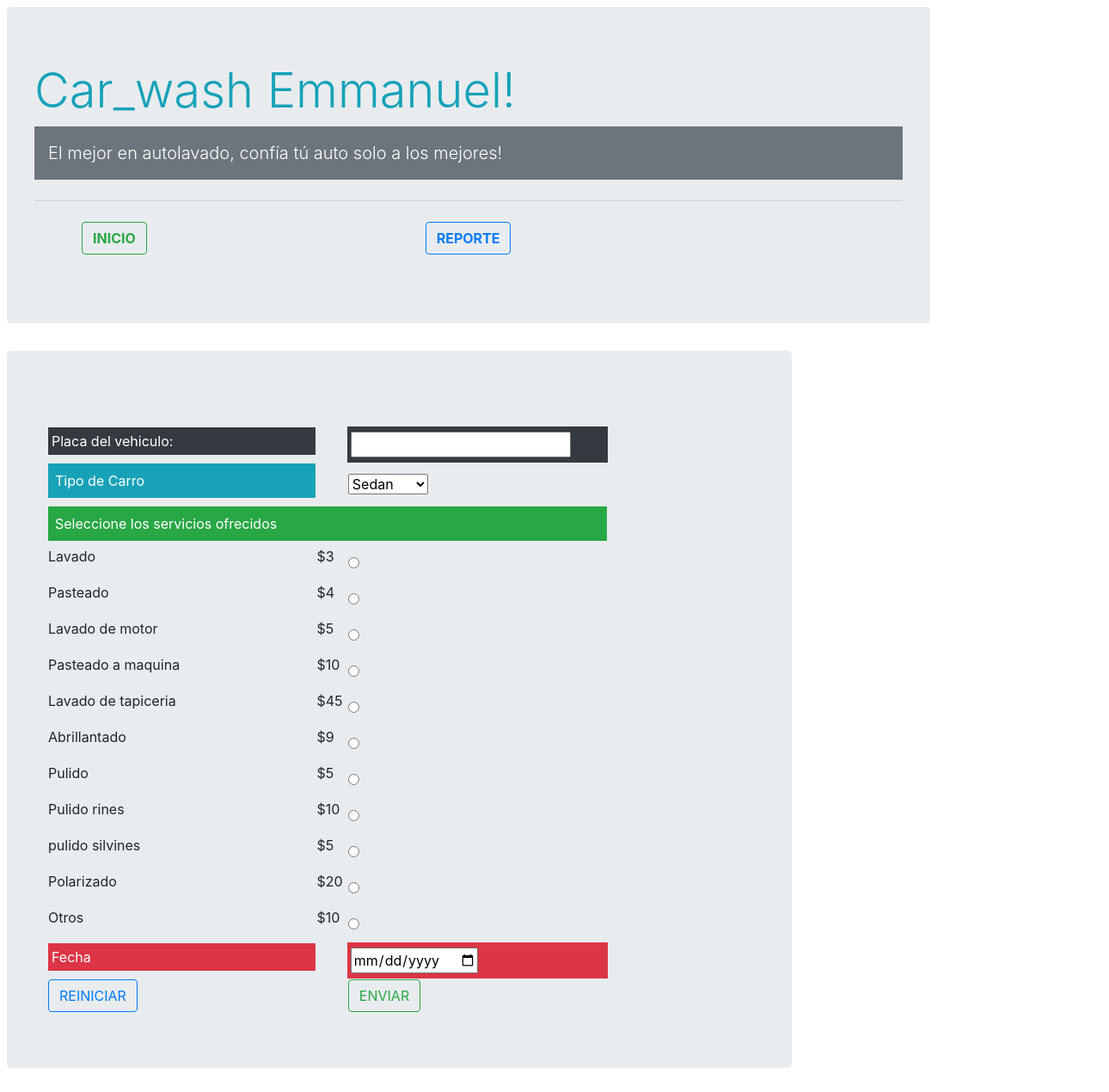
The page / on the database its author committed.
### tables this page shows
CREATE TABLE IF NOT EXISTS `servicios` (
  `id` int(11) NOT NULL AUTO_INCREMENT,
  `servicios` varchar(100) NOT NULL,
  `listaprecio` varchar(100) NOT NULL,
  `precios` int(11) NOT NULL,
  PRIMARY KEY (`id`)
);

### index.php (the view, shortened to what this page needs)
<?php
   require("conexion.php");
?>
<!DOCTYPE html>
<html lang="es">
<head>
    <link rel="stylesheet" href="estilo.css">
    <link rel="stylesheet" href="https://stackpath.bootstrapcdn.com/bootstrap/4.3.1/css/bootstrap.min.css">
</head>
<body>
    <nav>
        <div class="jumbotron">
                <h1 class="display-4 text-info" >Car_wash Emmanuel!</h1>
                <p class="lead p-3 mb-2 bg-secondary text-white">El mejor en autolavado, confía tú auto solo a los mejores!</p>
                <hr class="my-4">
            <div class="container">
                <ul>
                    <div class="row">
                        <div class="col-md-6 ">
                            <li><a href="index.php" class="btn btn-outline-success"><strong>INICIO</strong></a></li>
                        </div>
                        <div class = "col-md-6">
                            <li><a href="consulta.php" class="btn btn-outline-primary" ><strong>REPORTE</strong></a></li>
                        </div>
                    </div>
                </ul>
            </div>
        </div>
    </nav>
    <section>
        <article>
            <form action="logica.php" method="post">
                    <div class="jumbotron">
                        <div class="container">
                            <table width="652">
                                <tr>
                                    <td width="301"><p for="" class="p-1 mb-2 bg-dark text-white">Placa del vehiculo:</p></td>
                                    <td width="35">&nbsp;</td>
                                    <td width="292" class="p-1 mb-2 bg-dark text-white"><input type="text" name="placa" id="" required></tr>
                                <tr>
                                    <td><p for="" class="p-2 mb-2 bg-info text-white">Tipo de Carro</p></td>
                                    <td>&nbsp;</td>
                                    <td>
                                    <select name="tipo_carro" id="">
                                        <option value="sedan">Sedan</option>
                                    </select>
                                    </td>
                                </tr>
                                <tr>
                                    <td  colspan="3"><p for="" class="p-2 mb-1 bg-success text-white">Seleccione los servicios ofrecidos</p></td>
                                </tr>
                                    <?php
                                        $consulta = "SELECT * FROM servicios";
                                        $resultado = mysqli_query($conexion,$consulta);
                                        while ($fila = mysqli_fetch_array($resultado)) {
                                    ?>
                                <tr>
                                    <td> <?php echo "<p>".$fila['servicios']."</p>"?></td>
                                    <td><?php echo "<p>$". $fila['precios']."</p>"; ?></td>
                                        <td>
                                        <input type="radio"  name="<?php echo $fila['id']; ?>" value="<?php echo $fila['servicios'];?>" id="">
                                        <input type="hidden" name="<?php echo $fila['listaprecio']; ?>" value="<?php echo $fila['precios']; ?>"><br>
                                    </td>
                                </tr>
                                    <?php
                                        }
                                    ?>
                                <tr>
                                    <td> <p for="" class="p-1 mb-2 bg-danger text-white">Fecha</p></td>
                                    <td>&nbsp;</td>
                                    <td class="p-1 mb-1 bg-danger text-white">
                                    <input type="date" name="fecha" id="">
                                    </td>
                                </tr>
                                <br>
                                <tr>
                                    <td><input type="reset" class="btn btn-outline-primary" value="REINICIAR"></td>
                                    <td>&nbsp;</td>
                                    <td height="28"><input type="submit" class="btn btn-outline-success" value="ENVIAR"></td>
                                </tr>
                            </table>
                        </div>
                    </div>
            </form>
        </article>
    </section>
</body>
</html>

### estilo.css (style rules this page uses)
body { margin: 0.5em; padding: 0.5em; width: 1280px; }
section { width: 85%; }
div { width: 85% }
li { list-style: none; width: 25%; display: inline-block; }
a { text-decoration: none; }

### rows shown on the page
servicios: servicios "Lavado", precios "3"
servicios: servicios "Pasteado", precios "4"
servicios: servicios "Lavado de motor", precios "5"
servicios: servicios "Pasteado a maquina", precios "10"
servicios: servicios "Lavado de tapiceria", precios "45"
servicios: servicios "Abrillantado", precios "9"
servicios: servicios "Pulido", precios "5"
servicios: servicios "Pulido rines", precios "10"
servicios: servicios "pulido silvines", precios "5"
servicios: servicios "Polarizado", precios "20"
servicios: servicios "Otros", precios "10"
